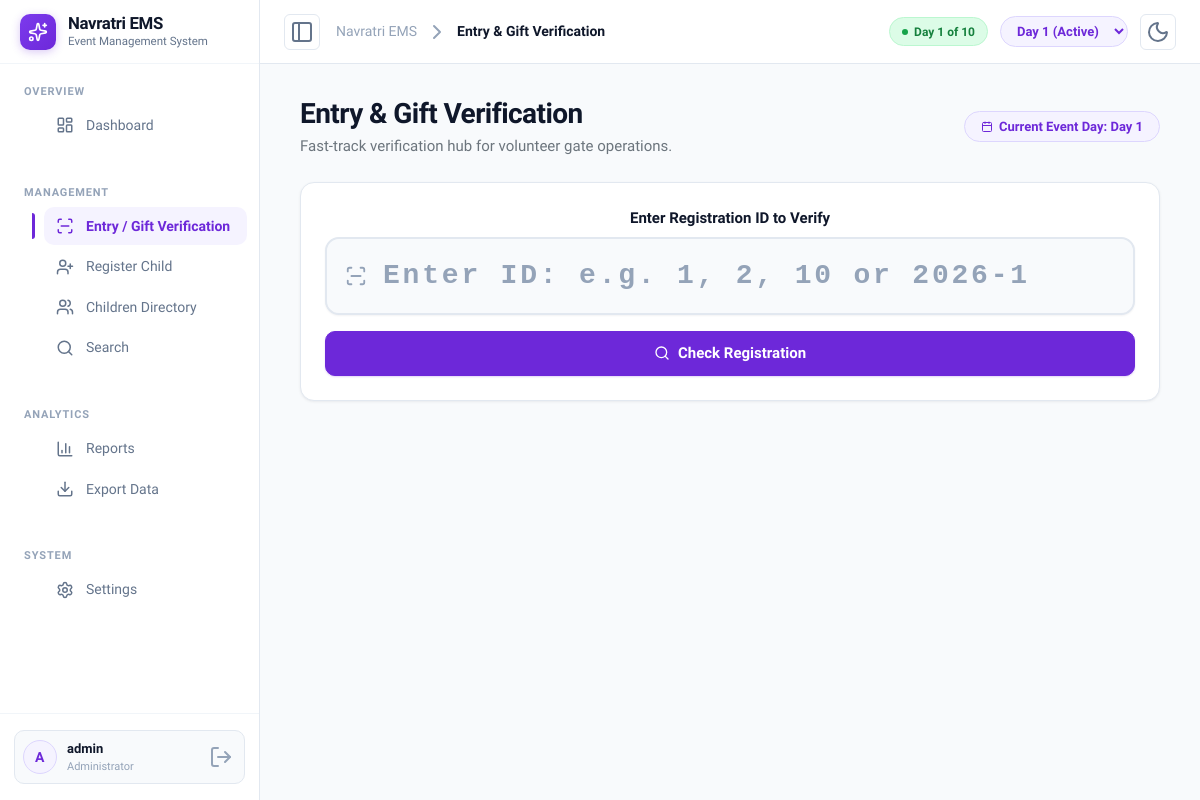
Page /entry/ (signed in) on the earlier database version.
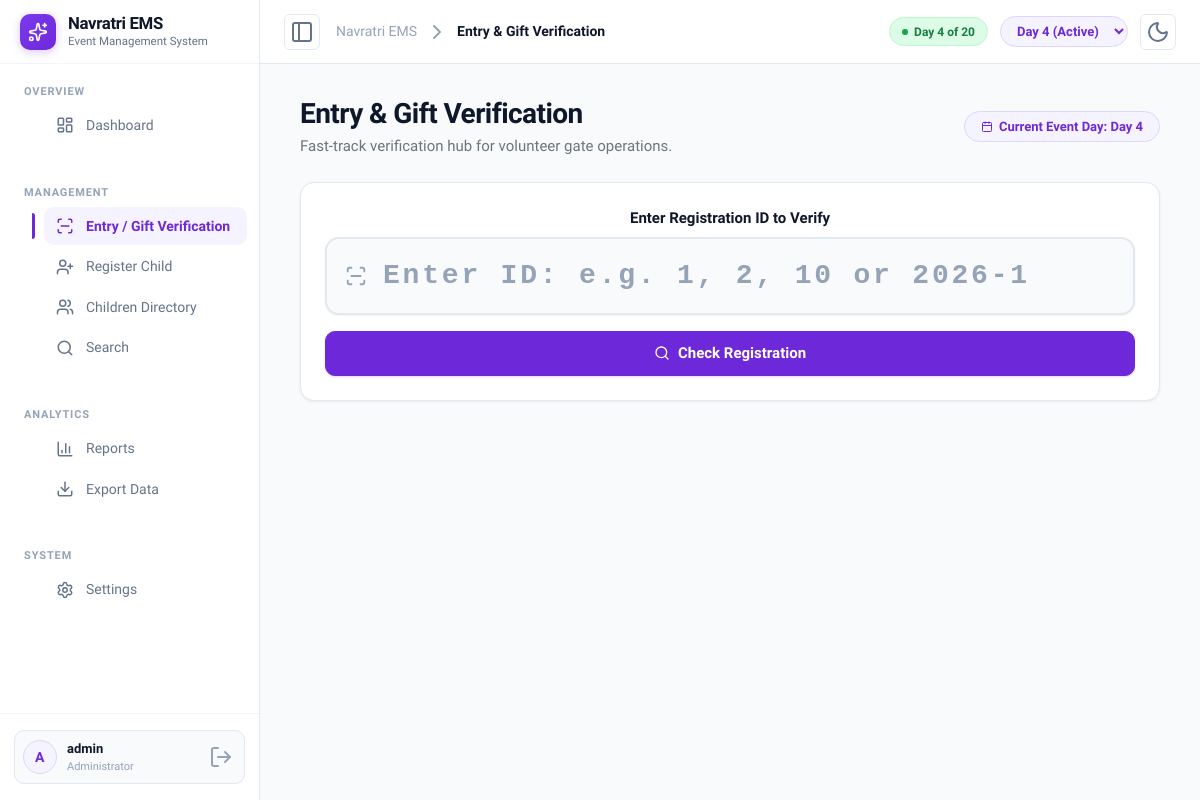
Same page on the later database version.
### events/models.py (models this page shows, shortened)
class EventConfig(models.Model):
    name = models.CharField(max_length=200, default='Navratri 2026')
    start_date = models.DateField(null=True, blank=True)
    total_days = models.IntegerField(default=20)
    current_day = models.IntegerField(default=1)
    created_at = models.DateTimeField(auto_now_add=True)
    updated_at = models.DateTimeField(auto_now=True)
    class Meta:
        verbose_name = 'Event Configuration'
    @classmethod
    def get_config(cls):
        config, created = cls.objects.get_or_create(pk=1, defaults={
            'name': 'Navratri 2026',
            'total_days': 20,
            'current_day': 1,
        })
        return config

### events/views.py (the view, shortened to what this page needs)
# urls.py: path('entry/', views.entry_page, name='entry'),
@login_required
def entry_page(request):
    config = _get_config()
    result = None
    query_id = ''
    return render(request, 'events/entry.html', {
        'config': config,
        'result': result,
        'query_id': query_id,
    })

### events/context_processors.py (called while the page is built)
def event_config(request):
    try:
        config = EventConfig.get_config()
        day_range = range(1, config.total_days + 1)
    except Exception:
        config = None
        day_range = range(1, 21)
    return {'event_config': config, 'day_range': day_range}

### events/views.py (called while the page is built)
def _get_config():
    return EventConfig.get_config()

### templates/events/entry.html (shortened to what this page needs)
{% extends 'base.html' %}
{% block page_heading %}Entry & Gift Verification{% endblock %}
{% block content %}
<div class="mx-auto" style="max-width: 860px;">
  <div class="d-flex flex-column flex-md-row justify-content-between align-items-start align-items-md-center gap-3 mb-4">
    <div>
      <h1 class="mb-1" style="font-size:1.75rem;font-weight:700;">Entry & Gift Verification</h1>
      <p class="mb-0 text-secondary" style="font-size:0.9375rem;">Fast-track verification hub for volunteer gate operations.</p>
    </div>
    <div class="badge-chip badge-purple py-2 px-3" style="font-size:0.8125rem;">
      <i data-lucide="calendar"></i>
      <span>Current Event Day: Day {{ config.current_day }}</span>
    </div>
  </div>
  <div class="card mb-4">
    <div class="card-body-clean p-4">
      <form method="post" id="lookupForm" action="{% url 'entry' %}">
        <label for="registration_id" class="form-label text-center mb-2" style="font-size:0.9375rem;">
          Enter Registration ID to Verify
        </label>
        <div class="verify-input-group mb-3">
          <input
            type="text"
            id="registration_id"
            name="registration_id"
            class="form-control verify-input"
            placeholder="Enter ID: e.g. 1, 2, 10 or 2026-1"
            value="{{ query_id }}"
            maxlength="20"
            autocomplete="off"
            spellcheck="false"
            autofocus
            required
          >
        </div>
        <div class="d-flex gap-2">
          <button type="submit" class="btn btn-primary btn-lg flex-grow-1 justify-content-center" id="checkBtn">
            <i data-lucide="search"></i>
            <span>Check Registration</span>
          </button>
        </div>
      </form>
    </div>
  </div>
</div>
{% endblock %}

### templates/base.html (shortened to what this page needs)
{% load static %}
<!DOCTYPE html>
<html lang="en">
<head>
  <link href="https://cdn.jsdelivr.net/npm/bootstrap@5.3.2/dist/css/bootstrap.min.css" rel="stylesheet">
  <link rel="stylesheet" href="{% static 'css/navratri.css' %}?v=2026.4">
</head>
<body>
{% if user.is_authenticated %}
<div class="app-container" id="appContainer">
  <aside class="app-sidebar" id="appSidebar">
    <a href="{% url 'dashboard' %}" class="sidebar-brand">
      <div class="brand-emblem">
        <i data-lucide="sparkles"></i>
      </div>
      <div class="brand-text">
        <span class="brand-title">Navratri EMS</span>
        <span class="brand-tag">Event Management System</span>
      </div>
    </a>
    <nav class="sidebar-nav">
      <div>
        <div class="nav-group-title">Overview</div>
        <ul class="nav-list">
          <li>
            <a href="{% url 'dashboard' %}" class="nav-link-item {% if request.resolver_match.url_name == 'dashboard' %}active{% endif %}">
              <i data-lucide="layout-dashboard"></i>
              <span class="nav-text">Dashboard</span>
            </a>
          </li>
        </ul>
      </div>
      <div>
        <div class="nav-group-title">Management</div>
        <ul class="nav-list">
          <li>
            <a href="{% url 'entry' %}" class="nav-link-item {% if 'entry' in request.resolver_match.url_name %}active{% endif %}">
              <i data-lucide="scan-line"></i>
              <span class="nav-text">Entry / Gift Verification</span>
            </a>
          </li>
          <li>
            <a href="{% url 'register_child' %}" class="nav-link-item {% if request.resolver_match.url_name == 'register_child' %}active{% endif %}">
              <i data-lucide="user-plus"></i>
              <span class="nav-text">Register Child</span>
            </a>
          </li>
          <li>
            <a href="{% url 'child_list' %}" class="nav-link-item ">
              <i data-lucide="users"></i>
              <span class="nav-text">Children Directory</span>
            </a>
          </li>
          <li>
            <a href="{% url 'search' %}" class="nav-link-item {% if request.resolver_match.url_name == 'search' %}active{% endif %}">
              <i data-lucide="search"></i>
              <span class="nav-text">Search</span>
            </a>
          </li>
        </ul>
      </div>
      <div>
        <div class="nav-group-title">Analytics</div>
        <ul class="nav-list">
          <li>
            <a href="{% url 'daily_report' %}" class="nav-link-item {% if 'report' in request.resolver_match.url_name %}active{% endif %}">
              <i data-lucide="bar-chart-3"></i>
              <span class="nav-text">Reports</span>
            </a>
          </li>
          <li>
            <a href="{% url 'export_data' %}" class="nav-link-item {% if request.resolver_match.url_name == 'export_data' %}active{% endif %}">
              <i data-lucide="download"></i>
              <span class="nav-text">Export Data</span>
            </a>
          </li>
        </ul>
      </div>
      <div>
        <div class="nav-group-title">System</div>
        <ul class="nav-list">
          <li>
            <a href="{% url 'event_settings' %}" class="nav-link-item {% if request.resolver_match.url_name == 'event_settings' %}active{% endif %}">
              <i data-lucide="settings"></i>
              <span class="nav-text">Settings</span>
            </a>
          </li>
        </ul>
      </div>
    </nav>
    <div class="sidebar-footer">
      <div class="user-profile-card">
        <div class="user-info">
          <div class="user-avatar">
            {{ user.username|make_list|first|upper }}
          </div>
          <div class="user-details">
            <span class="user-name">{{ user.username }}</span>
            <span class="user-role">Administrator</span>
          </div>
        </div>
        <a href="{% url 'logout' %}" class="btn-logout" title="Sign out">
          <i data-lucide="log-out"></i>
        </a>
      </div>
    </div>
  </aside>
  <div class="app-main">
    <header class="app-header">
      <div class="header-left">
        <button type="button" class="btn-icon-toggle d-none d-lg-flex" onclick="toggleDesktopCollapse()" aria-label="Collapse Navigation">
          <i data-lucide="panel-left"></i>
        </button>
        <div class="breadcrumb-nav">
          <span class="breadcrumb-item-muted">Navratri EMS</span>
          <span class="breadcrumb-separator"><i data-lucide="chevron-right"></i></span>
          <span class="breadcrumb-item-active">{% block page_heading %}Dashboard{% endblock %}</span>
        </div>
      </div>
      <div class="header-right">
        {% if event_config %}
        <div class="event-live-pill d-none d-sm-inline-flex">
          <span class="pulse-dot"></span>
          <span>Day {{ event_config.current_day }} of {{ event_config.total_days }}</span>
        </div>
        <form method="post" action="{% url 'change_day' %}" class="day-selector-form">
          <select name="day" id="daySelect" class="header-day-select" onchange="this.form.submit()" title="Change Current Event Day">
            {% for d in day_range %}
            <option value="{{ d }}" {% if d == event_config.current_day %}selected{% endif %}>
              Day {{ d }}{% if d == event_config.current_day %} (Active){% endif %}
            </option>
            {% endfor %}
          </select>
        </form>
        {% endif %}
        <button type="button" class="btn-icon-toggle" id="themeToggleBtn" onclick="toggleTheme()" title="Toggle Dark/Light Mode" aria-label="Toggle Theme">
          <i data-lucide="moon" id="themeIconMoon"></i>
        </button>
      </div>
    </header>
    <main class="app-content">
      {% block content %}{% endblock %}
    </main>
  </div>
</div>
{% else %}
  <main>
    {% block unauthenticated_content %}{% endblock %}
  </main>
{% endif %}
</body>
</html>

Differences in the rows shown:
changed EventConfig: current_day "1" → "4"; total_days "10" → "20"; day "Day 1 (Active)" → "Day 4 (Active)"
